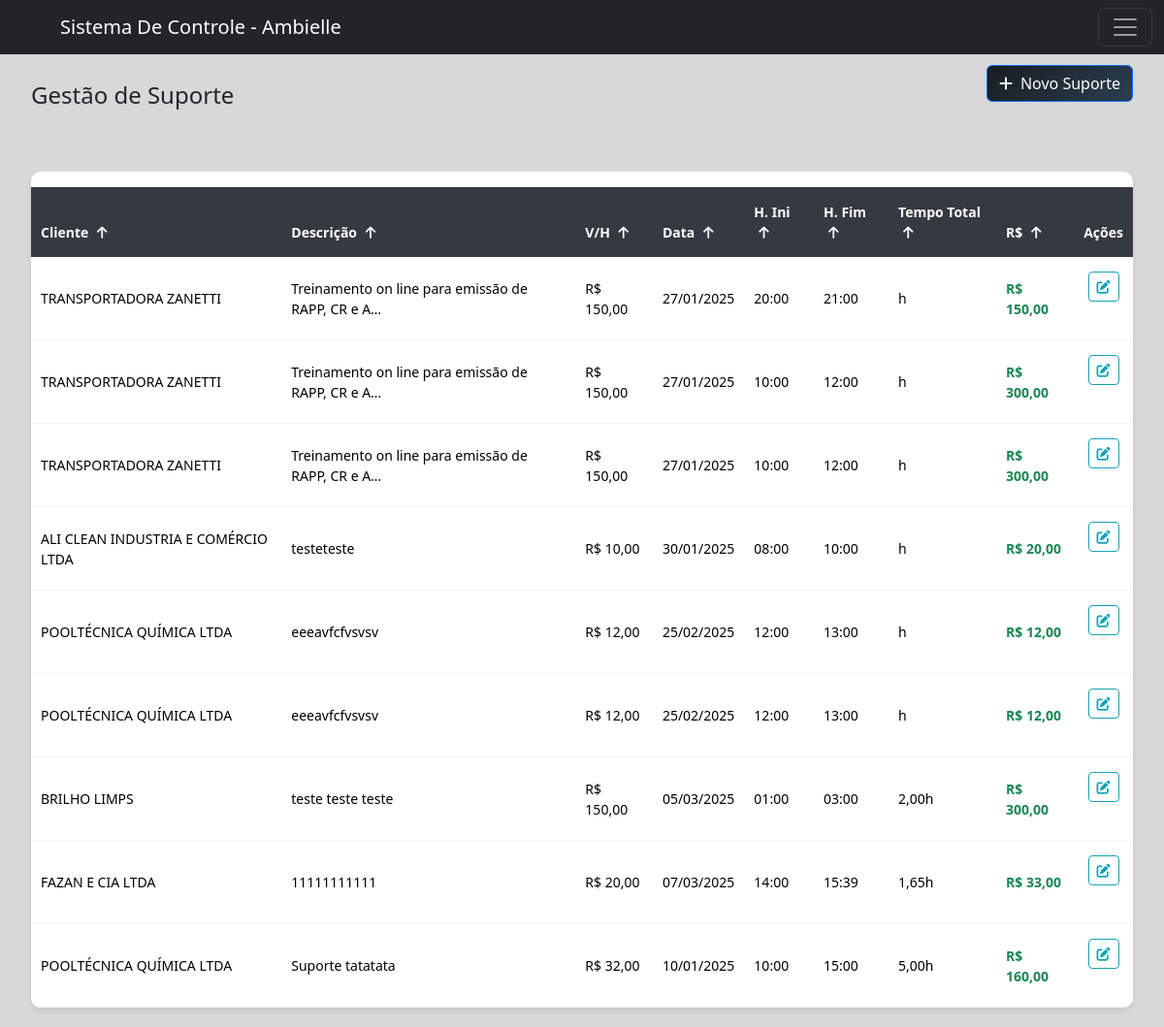
Page /ambielle/cadastroSuporte/ (signed in) on the committed database.
### workflow/models.py (models this page shows, shortened)
class Suporte(models.Model):
    cliente = models.ForeignKey(Cliente, on_delete=models.CASCADE)
    descricao = models.TextField()
    valor_hora = models.DecimalField(max_digits=10, decimal_places=2, default=75.00)
    data_suporte = models.DateField(default=timezone.now)
    hora_inicio = models.TimeField()
    hora_fim = models.TimeField(blank=True, null=True)
    tempo_suporte = models.DecimalField(max_digits=10, decimal_places=2, blank=True, null=True)
    valor_total = models.DecimalField(max_digits=10, decimal_places=2, blank=True, null=True)

class Cliente(models.Model):
    nome = models.CharField(max_length=255)
    endereco = models.CharField(max_length=255)
    numero = models.IntegerField(null=True)
    bairro = models.CharField(max_length=255, blank=True, null=True)
    razao_social = models.CharField(max_length=255, blank=True, null=True)
    telefone = models.CharField(max_length=15)
    email = models.EmailField()
    contato_principal = models.CharField(max_length=255)
    contato_secundario = models.CharField(max_length=255, blank=True, null=True)
    proposta_link = models.URLField(blank=True, null=True)
    cnpj = models.CharField(max_length=15)

### workflow/views/createForms.py (the view)
# urls.py: path('ambielle/cadastroSuporte/', views.definir_suporte, name='suporte'),
@login_required(login_url='workflow:login')
def definir_suporte(request):
    title = 'Cadastro de Suporte'
    sort_by = request.GET.get('sort', 'id')
    order = request.GET.get('order', 'asc')
    if order == 'desc':
        sort_by = '-' + sort_by
    suportes = Suporte.objects.all().order_by(sort_by)
    page_obj = Paginator(suportes, 10).get_page(request.GET.get('page'))
    if request.method == 'POST':
        form = SuporteForm(request.POST)
        if form.is_valid():
            suporte = form.save(commit=False)  # Não salva o objeto ainda
            if suporte.hora_inicio and suporte.hora_fim:
                inicio = datetime.combine(suporte.data_suporte, suporte.hora_inicio)
                fim = datetime.combine(suporte.data_suporte, suporte.hora_fim)
                delta = fim - inicio
                suporte.tempo_suporte = Decimal(delta.total_seconds() / 3600)  # Converte para horas
            else:
                suporte.tempo_suporte = Decimal(0)
            suporte.valor_total = suporte.valor_hora * suporte.tempo_suporte
            suporte.save()  # Agora salva o objeto com os valores calculados
            return redirect('workflow:suporte')
    else:
        form = SuporteForm()
    context = {
        'title': title,
        'form': form,
        'page_obj': page_obj,  # Passa a página de suportes para o template
        'sort_by': sort_by,  # Passa o campo de ordenação para o template
        'order': order,  # Passa o tipo de ordenação (asc/desc) para o template
    }
    return render(request, 'workflow/suporte.html', context)

### workflow/templates/workflow/suporte.html (shortened to what this page needs)
{% extends 'global/base.html' %}
{% load static %}
{% block content %}
  <main>
    <div class="container-fluid py-4">
      <div class="d-flex justify-content-between align-items-center mb-4">
        <h2 class="h4 text-dark mb-0">Gestão de Suporte</h2>
        <button type="button" class="btn btn-primary open-modal-btn" data-url="{% url 'workflow:createSuporteForm' %}">
          <i class="fas fa-plus me-2"></i>Novo Suporte
        </button>
      </div>
    </div>
    <div class="container-fluid">
      <div class="card">
        <div class="card-body p-0">
          <div class="table-responsive">
            <table class="table table-hover mb-0">
              <thead>
                      <tr>
                  <th scope="col">
                    Cliente
                    <a href="?sort=cliente&order={% if order == 'asc' %}desc{% else %}asc{% endif %}" class="text-white">
                      <i class="fa-solid {% if order == 'asc' %}fa-arrow-up{% else %}fa-arrow-down{% endif %}" style="margin-left: 5px;"></i>
                    </a>
                  </th>
                  <th scope="col">
                    Descrição
                    <a href="?sort=descricao&order={% if order == 'asc' %}desc{% else %}asc{% endif %}" class="text-white">
                      <i class="fa-solid {% if order == 'asc' %}fa-arrow-up{% else %}fa-arrow-down{% endif %}" style="margin-left: 5px;"></i>
                    </a>
                  </th>
                  <th scope="col">
                    V/H
                    <a href="?sort=valor_hora&order={% if order == 'asc' %}desc{% else %}asc{% endif %}" class="text-white">
                      <i class="fa-solid {% if order == 'asc' %}fa-arrow-up{% else %}fa-arrow-down{% endif %}" style="margin-left: 5px;"></i>
                    </a>
                  </th>
                  <th scope="col">
                    Data
                    <a href="?sort=data_suporte&order={% if order == 'asc' %}desc{% else %}asc{% endif %}" class="text-white">
                      <i class="fa-solid {% if order == 'asc' %}fa-arrow-up{% else %}fa-arrow-down{% endif %}" style="margin-left: 5px;"></i>
                    </a>
                  </th>
                  <th scope="col">
                    H. Ini
                    <a href="?sort=hora_inicio&order={% if order == 'asc' %}desc{% else %}asc{% endif %}" class="text-white">
                      <i class="fa-solid {% if order == 'asc' %}fa-arrow-up{% else %}fa-arrow-down{% endif %}" style="margin-left: 5px;"></i>
                    </a>
                  </th>
                  <th scope="col">
                    H. Fim
                    <a href="?sort=hora_fim&order={% if order == 'asc' %}desc{% else %}asc{% endif %}" class="text-white">
                      <i class="fa-solid {% if order == 'asc' %}fa-arrow-up{% else %}fa-arrow-down{% endif %}" style="margin-left: 5px;"></i>
                    </a>
                  </th>
                  <th scope="col">
                    Tempo Total
                    <a href="?sort=tempo_suporte&order={% if order == 'asc' %}desc{% else %}asc{% endif %}" class="text-white">
                      <i class="fa-solid {% if order == 'asc' %}fa-arrow-up{% else %}fa-arrow-down{% endif %}" style="margin-left: 5px;"></i>
                    </a>
                  </th>
                  <th scope="col">
                    R$
                    <a href="?sort=valor_total&order={% if order == 'asc' %}desc{% else %}asc{% endif %}" class="text-white">
                      <i class="fa-solid {% if order == 'asc' %}fa-arrow-up{% else %}fa-arrow-down{% endif %}" style="margin-left: 5px;"></i>
                    </a>
                  </th>
                  <th scope="col" class="text-center">Ações</th>
                </tr>
              </thead>
              <tbody>
                {% for suporte in page_obj %}
                  <tr>
                    <td>{{ suporte.cliente.nome }}</td>
                    <td>{{ suporte.descricao|truncatechars:50 }}</td>
                    <td>R$ {{ suporte.valor_hora|floatformat:2 }}</td>
                    <td>{{ suporte.data_suporte|date:'d/m/Y' }}</td>
                    <td>{{ suporte.hora_inicio }}</td>
                    <td>{{ suporte.hora_fim }}</td>
                    <td>{{ suporte.tempo_suporte|floatformat:2 }}h</td>
                    <td class="fw-bold text-success">R$ {{ suporte.valor_total|floatformat:2 }}</td>
                    <td class="text-center">
                      <button class="btn btn-sm btn-outline-primary edit-suporte"
                              data-url="{% url 'workflow:editSuporteForm' suporte.id %}"
                              title="Editar suporte">
                        <i class="fas fa-edit"></i>
                      </button>
                    </td>
                  </tr>
                {% endfor %}
              </tbody>
            </table>
          </div>
        </div>
      </div>
    </div>
  </main>
{% endblock %}

### base_static/global/css/modal_padrao.css (style rules this page uses)
:root { --modal-primary-color: #17a2b8; --modal-primary-hover: #138496; --modal-primary-dark: #117a8b; --modal-secondary-color: #6c757d; --modal-secondary-hover: #545b62; --modal-error-color: #e74c3c; --modal-success-color: #28a745; }

### base_static/global/css/variables.css (style rules this page uses)
:root { @import url('https://fonts.googleapis.com/css2?family=Cabin+Condensed:wght@400;500;600;700&family=Roboto+Mono:ital,wght@0,100..700;1,100..700&display=swap'); --primary-color: #6fddd8; --secondary-color: #181D21; --hover-sidebar: #3e4246; --background-color: #D1D2D4; --color-alt-list: #0fbeb6; --padding: 16px; --primary-font: 'Cabin Condensed', sans-serif; --secondary-font: 'Roboto Mono', sans-serif; }
body { margin: 0; padding: 20px; display: flex; min-height: 100vh; }
main { flex: 1; margin-top: 2%; display: flex; margin-left: 0; flex-direction: column; width: 100%; }

### base_static/global/css/forms.css (style rules this page uses)
.form-actions, .btn { margin-bottom: 1.5rem; }
.btn-primary { background: linear-gradient(135deg, var(--secondary-color), #2c3e50); color: white; }
.text-center { text-align: center; }
.me-2 { margin-right: 0.5rem; }

### base_static/global/css/home.css (style rules this page uses)
.table-responsive { overflow-x: auto; }
.table { width: 100%; margin-top: 1rem; border-collapse: collapse; }
.table th, .table td { padding: 0.75rem; text-align: left; border-bottom: 1px solid #dee2e6; }
.table th { background-color: #f8f9fa; font-weight: 600; }
.text-center { text-align: center; }

### base_static/global/css/timeLine.css (style rules this page uses)
.open-modal-btn { background-color: var(--primary-color); color: black; padding: 10px 20px; border: none; border-radius: 5px; cursor: pointer; font-size: 18px; max-width: 15rem; margin-left: 6%; border: var(--secondary-color) solid 2px ; transition: 0.3s; cursor: pointer; }

### base_static/global/css/suporte.css (style rules this page uses)
.container-fluid .card { border: none; box-shadow: 0 4px 6px rgba(0, 0, 0, 0.07); border-radius: 10px; overflow: hidden; }
.container-fluid .table th { background-color: #343a40 !important; color: white; font-weight: 600; border: none; padding: 15px 10px; font-size: 14px; }
.container-fluid .table td { padding: 15px 10px; vertical-align: middle; border-color: #f1f3f4; font-size: 14px; }
.container-fluid .btn-outline-primary { border-color: #17a2b8; color: #17a2b8; }

### rows in the picture
Suporte: cliente.nome "TRANSPORTADORA ZANETTI", descricao "Treinamento on line para emissão de RAPP, CR e A…", valor_hora "150,00", data_suporte "27/01/2025", hora_inicio "20:00", hora_fim "21:00", valor_total "150,00"
Suporte: cliente.nome "TRANSPORTADORA ZANETTI", descricao "Treinamento on line para emissão de RAPP, CR e A…", valor_hora "150,00", data_suporte "27/01/2025", hora_inicio "10:00", hora_fim "12:00", valor_total "300,00"
Suporte: cliente.nome "TRANSPORTADORA ZANETTI", descricao "Treinamento on line para emissão de RAPP, CR e A…", valor_hora "150,00", data_suporte "27/01/2025", hora_inicio "10:00", hora_fim "12:00", valor_total "300,00"
Suporte: cliente.nome "ALI CLEAN INDUSTRIA E COMÉRCIO LTDA", descricao "testeteste", valor_hora "10,00", data_suporte "30/01/2025", hora_inicio "08:00", hora_fim "10:00", valor_total "20,00"
Suporte: cliente.nome "POOLTÉCNICA QUÍMICA LTDA", descricao "eeeavfcfvsvsv", valor_hora "12,00", data_suporte "25/02/2025", hora_inicio "12:00", hora_fim "13:00", valor_total "12,00"
Suporte: cliente.nome "POOLTÉCNICA QUÍMICA LTDA", descricao "eeeavfcfvsvsv", valor_hora "12,00", data_suporte "25/02/2025", hora_inicio "12:00", hora_fim "13:00", valor_total "12,00"
Suporte: cliente.nome "BRILHO LIMPS", descricao "teste teste teste", valor_hora "150,00", data_suporte "05/03/2025", hora_inicio "01:00", hora_fim "03:00", tempo_suporte "2,00", valor_total "300,00"
Suporte: cliente.nome "FAZAN E CIA LTDA", descricao "11111111111", valor_hora "20,00", data_suporte "07/03/2025", hora_inicio "14:00", hora_fim "15:39", tempo_suporte "1,65", valor_total "33,00"
Suporte: cliente.nome "POOLTÉCNICA QUÍMICA LTDA", descricao "Suporte tatatata", valor_hora "32,00", data_suporte "10/01/2025", hora_inicio "10:00", hora_fim "15:00", tempo_suporte "5,00", valor_total "160,00"
